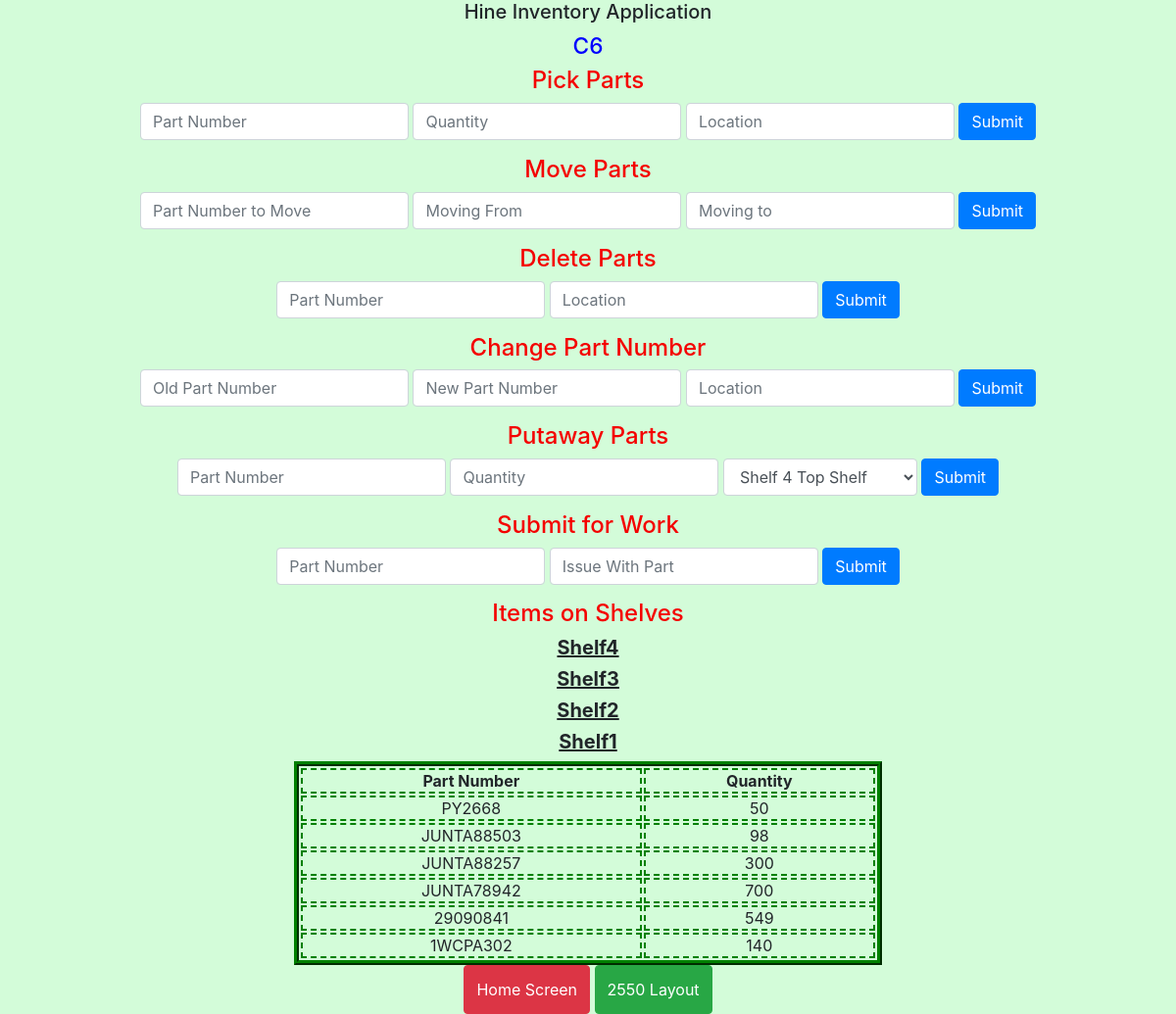
The app's page /Sections/C/C6.php with its own data.
### tables this page shows
CREATE TABLE `parts` (
  `id` int(11) NOT NULL AUTO_INCREMENT,
  `partNumber` varchar(25) DEFAULT NULL,
  `location` varchar(25) DEFAULT NULL,
  `qty` int(11) DEFAULT NULL,
  `todowork` tinyint(1) DEFAULT '0',
  `problemDesc` varchar(60) DEFAULT NULL,
  PRIMARY KEY (`id`)
);

### NewFile.php (called while the page is built, shortened)
<?php
class NewFile
{
    public static function establishConnection()
    {
        $hostname = "localhost";
        $dbusername = $_SESSION['Username'];
        $dbpass = $_SESSION['Password'];
        $dbname = "hine";
        $connect = mysqli_connect($hostname, $dbusername, $dbpass, $dbname);
        return $connect;
    }
}
?>

### Sections/C/C6.php (the view, shortened to what this page needs)
<html>
<body class="bodyBackground">
<head>
<link rel="stylesheet" type="text/css" href="../../css/bootstrap.css">
</head>
<h1 class="centering" style="font-size: 15pt; height: 25px">Hine
	Inventory Application</h1>
<h2 style='color: blue; font-size: 17pt;'>C6</h2>
<div class='centering'>
	<h4>Pick Parts</h4>
	<div class="row">
		<form class="form-inline nowrap justify-content-center" method='post'>
			<input class="form-control" type='text' name='PartNumPick'
				placeholder='Part Number'>&nbsp; <input class="form-control"
				type='number' name='QuantityPick' placeholder='Quantity'>&nbsp; <input
				class="form-control" type='text' name='LocationPick'
				placeholder='Location'>&nbsp; <input class="btn btn-primary"
				value="Submit" type='submit' name='SubmitPicks'>
		</form>
	</div>
	<h4>Move Parts</h4>
	<div class="row">
		<form class="form-inline nowrap justify-content-center" method='post'>
			<input class="form-control" type='text' name='PartNumFromMove'
				placeholder='Part Number to Move'>&nbsp; <input class="form-control"
				type='text' name='LocationFromMove' placeholder='Moving From'>&nbsp;
			<input class="form-control" type='text' name='LocationToMove'
				placeholder='Moving to'>&nbsp; <input class="btn btn-primary"
				value="Submit" type='submit' name='SubmitMove'>
		</form>
	</div>
	<h4>Delete Parts</h4>
	<div class="row">
		<form class="form-inline nowrap justify-content-center" method='post'>
			<input class="form-control" type='text' name='PartNumDelete'
				placeholder='Part Number'>&nbsp; <input class="form-control"
				type='text' name='LocationDelete' placeholder='Location'>&nbsp; <input
				class="btn btn-primary" value="Submit" type='submit'
				name='SubmitDelete'>
		</form>
	</div>
	<h4>Change Part Number</h4>
	<div class="row">
		<form class="form-inline nowrap justify-content-center" method='post'>
			<input class="form-control" type='text' name='PartNumToChange'
				placeholder='Old Part Number'>&nbsp; <input class="form-control"
				type='text' name='NewPartNum' placeholder='New Part Number'>&nbsp; <input
				class="form-control" type='text' name='PartLocation'
				placeholder='Location'>&nbsp; <input class="btn btn-primary"
				value="Submit" type='submit' name='SubmitChange'>
		</form>
	</div>
	<h4>Putaway Parts</h4>
	<div class="row">
		<form class="form-inline nowrap justify-content-center" method="post">
			<input class="form-control" type='text' name='partNum'
				placeholder='Part Number'>&nbsp; <input class="form-control"
				type='text' name='quantity' placeholder='Quantity'> &nbsp;<select
				class="form-control" name="shelfNum">
				<option style="width: 100px;" value='Shelf4'>Shelf 4 Top Shelf</option>
			</select> &nbsp; <input class="btn btn-primary" value="Submit"
				type='submit' name='submitPut' placeholder='submit'>
		</form>
</div>
<div style="height: 15px; text-align: center;">
	<h4>Submit for Work</h4>
	<div class="row">
		<form class="form-inline nowrap justify-content-center" method="post">
			<input class="form-control" type='text' name='PartNumToWork' placeholder='Part Number'>&nbsp;
			<input class="form-control" type="text" name="problem" placeholder="Issue With Part">&nbsp;
			<input class="btn btn-primary" value="Submit" type='submit' name='SubmitWork' placeholder='submit'>
		</form>
	</div>
</div>
</div>
<div style="height: 75px;"></div>
<div>
	<h4>Items on Shelves</h4>
	<?php
echo "<center>";
function printTable($shelf, $j)
{
    $query = "SELECT id, partNumber, SUM(qty) AS qty FROM parts WHERE location=CONCAT('C6Shelf', '$j') GROUP BY partNumber ORDER BY partNumber DESC";
    $result = mysqli_query(NewFile::establishConnection(), $query);
    if ($shelf == "Shelf" . $j) {
        if (mysqli_num_rows($result) > 0) {
            echo "<table class='tableForShelves'>";
            echo "<tbody>";
            echo "<tr>";
            echo "<th>Part Number</th>";
            echo "<th>Quantity</th>";
            echo "</tr>";
            while ($row = mysqli_fetch_array($result)) {
                echo "<tr>";
                echo "<td id=$row[partNumber]>" . $row['partNumber'] . "</td>" . "<td>" . $row['qty'] . "</td>";
                echo "</tr>";
            }
            echo "</tbody>";
            echo "</table>";
        }
    }
}
for ($i = 4; $i > 0; $i --) {
    $shelfNumberPrint = "Shelf" . $i;
    echo "<h5 style='text-decoration: underline; font-weight: bold;'>$shelfNumberPrint</h5>";
    printTable($shelfNumberPrint, $i);
}
echo "</center>";
?>
</div>
<div class="centering">
	<button class="btn btn-danger" style="height: 50px;"
		onclick="window.location.href = '../../Home.php';">Home Screen</button>
	<button class="btn btn-success" style="height: 50px;"
		onclick="window.location.href = '../../2550.php';">2550 Layout</button>
</div>
</body>
</html>

### records on screen
parts: partNumber "PY2668", qty "50"
parts: partNumber "JUNTA88503", qty "98"
parts: partNumber "JUNTA88257", qty "300"
parts: partNumber "JUNTA78942", qty "700"
parts: partNumber "29090841", qty "549"
parts: partNumber "1WCPA302", qty "140"

### other values on screen
$shelfNumberPrint "Shelf4"
$shelfNumberPrint "Shelf3"
$shelfNumberPrint "Shelf2"
$shelfNumberPrint "Shelf1"
